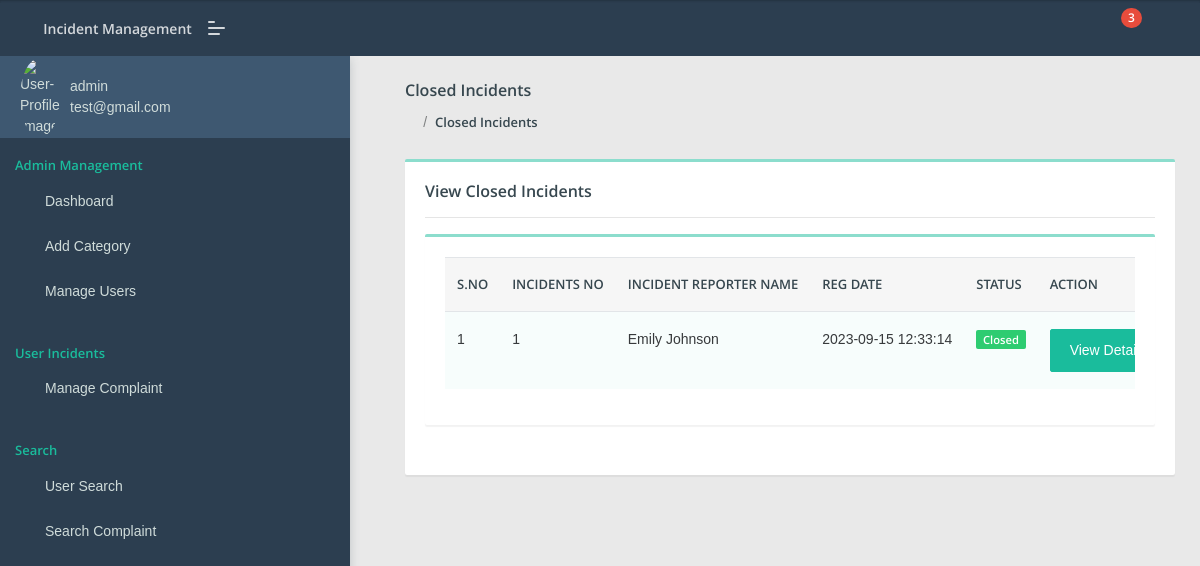
Page /admin/closed-incident.php (signed in) on the committed database.
### tables this page shows
CREATE TABLE IF NOT EXISTS `tblincidents` (
  `incident_id` varchar(50) NOT NULL,
  `complaintNumber` int(11) NOT NULL AUTO_INCREMENT,
  `userId` int(11) DEFAULT NULL,
  `category` varchar(11) DEFAULT NULL,
  `complaintPriority` varchar(255) DEFAULT NULL,
  `reporter_name` varchar(50) NOT NULL,
  `complaintDetails` mediumtext,
  `regDate` timestamp NULL DEFAULT CURRENT_TIMESTAMP,
  `status` varchar(50) DEFAULT NULL,
  `lastUpdationDate` timestamp NULL DEFAULT NULL ON UPDATE CURRENT_TIMESTAMP,
  PRIMARY KEY (`complaintNumber`),
  UNIQUE KEY `incident_id` (`incident_id`)
);

CREATE TABLE IF NOT EXISTS `users` (
  `id` int(11) NOT NULL AUTO_INCREMENT,
  `fullName` varchar(255) DEFAULT NULL,
  `userEmail` varchar(255) DEFAULT NULL,
  `password` varchar(255) DEFAULT NULL,
  `contactNo` bigint(11) DEFAULT NULL,
  `address` tinytext,
  `State` varchar(255) DEFAULT NULL,
  `country` varchar(255) DEFAULT NULL,
  `pincode` int(6) DEFAULT NULL,
  `userImage` varchar(255) DEFAULT NULL,
  `regDate` timestamp NOT NULL DEFAULT CURRENT_TIMESTAMP,
  `updationDate` timestamp NULL DEFAULT NULL,
  `status` int(1) DEFAULT NULL,
  PRIMARY KEY (`id`)
);

### admin/closed-incident.php (the view, shortened to what this page needs)
<?php
include('include/config.php');
if(strlen($_SESSION['aid'])==0)
    {
header('location:index.php');
}
else{
?>
<!DOCTYPE html>
<html lang="en">
<head>
    <link rel="stylesheet" href="assets/css/style.css">
</head>
<body class="">
	<?php include('include/sidebar.php');?>
	<?php include('include/header.php');?>
<section class="pcoded-main-container">
    <div class="pcoded-content">
        <div class="page-header">
            <div class="page-block">
                <div class="row align-items-center">
                    <div class="col-md-12">
                        <div class="page-header-title">
                            <h5 class="m-b-10">Closed Incidents</h5>
                        </div>
                        <ul class="breadcrumb">
                            <li class="breadcrumb-item"><a href="dashboard.php"><i class="feather icon-home"></i></a></li>
                            <li class="breadcrumb-item"><a href="closed-incident.php">Closed Incidents</a></li>
                        </ul>
                    </div>
                </div>
            </div>
        </div>
        <div class="row">
            <div class="col-sm-12">
                <div class="card">
                    <div class="card-body">
                        <h5>View Closed Incidents</h5>
                        <hr>
                      <div class="row">
                            <div class="col-xl-12">
                <div class="card">
                    <div class="card-body table-border-style">
                        <div class="table-responsive">
                            <table class="table table-striped">
                                <thead>
                                        <tr><th>S.No</th>
											<th>Incidents No</th>
											<th>Incident Reporter Name</th>
											<th>Reg Date</th>
											<th>Status</th>
											<th>Action</th>
										</tr>
                                </thead>
                                <tbody>
                                    <?php
$st='closed';
$query=mysqli_query($con,"select tblincidents.*,users.fullName as name from tblincidents join users on users.id=tblincidents.userId where tblincidents.status='$st'");
$cnt=1;
while($row=mysqli_fetch_array($query))
{
?>
                                        <tr>
                                            <td><?php echo htmlentities($cnt);?></td>
                                            <td><?php echo htmlentities($row['complaintNumber']);?></td>
                                            <td><?php echo htmlentities($row['name']);?></td>
                                            <td> <?php echo htmlentities($row['regDate']);?></td>
                                                                                   <td>
                                                <?php $status=$row['status'];
                                                if($status==''): ?>
                                                <span class="badge badge-danger">Not Processed Yet</span>
                                            <?php elseif($status=='in process'):?>
                                             <span class="badge badge-warning">In Process</span>
                                         <?php elseif($status=='closed'):?>
                                             <span class="badge badge-success">Closed</span>
                                         <?php endif;?>
</td>
<td>   <a href="incident-details.php?cid=<?php echo htmlentities($row['complaintNumber']);?>" class="btn btn-primary"> View Details</a>
											</td>
                                        </tr>
                                        <?php $cnt=$cnt+1; } ?>
                                </tbody>
                            </table>
                        </div>
                    </div>
                </div>
            </div>
                        </div>
                    </div>
                </div>
            </div>
        </div>
    </div>
</section>
</body>
</html>
<?php } ?>

### admin/include/sidebar.php (shortened to what this page needs)
<nav class="pcoded-navbar  ">
	<div class="navbar-wrapper  ">
		<div class="navbar-content scroll-div " >
			<div class="">
				<div class="main-menu-header">
					<img class="img-radius" src="assets/images/user/user-gear.png" alt="User-Profile-Image">
					<div class="user-details">
						<?php
							$id=intval($_SESSION["aid"]);
							$query=mysqli_query($con,"select * from admin where id='$id'");
							while($row=mysqli_fetch_array($query))
							{
							?>
						<span><?php echo  htmlentities($row['fullname']);?></span>
						<div id="more-details"><?php echo  htmlentities($row['email']);?><i class="fa fa-chevron-down m-l-5"></i></div><?php } ?>
					</div>
				</div>
			</div>
			<ul class="nav pcoded-inner-navbar ">
				<li class="nav-item pcoded-menu-caption">
					<label>Admin Management</label>
				</li>
				<li class="nav-item">
				    <a href="dashboard.php" class="nav-link "><span class="pcoded-micon"><i class="feather icon-home"></i></span><span class="pcoded-mtext">Dashboard</span></a>
				</li>
				<li class="nav-item">
				    <a href="category.php" class="nav-link "><span class="pcoded-micon"><i class="feather icon-file-text"></i></span><span class="pcoded-mtext">Add Category</span></a>
				</li>
				<li class="nav-item">
				    <a href="manage-users.php" class="nav-link "><span class="pcoded-micon"><i class="feather icon-user"></i></span><span class="pcoded-mtext">Manage Users</span></a>
				</li>
				<li class="nav-item pcoded-menu-caption">
					<label>User Incidents</label>
				</li>
				<li class="nav-item pcoded-hasmenu">
					<a href="#!" class="nav-link "><span class="pcoded-micon"><i class="feather icon-box"></i></span><span class="pcoded-mtext">Manage Complaint</span></a>
				</li>
				<li class="nav-item pcoded-menu-caption">
					<label>Search</label>
				</li>
				<li class="nav-item">
				    <a href="user-search.php" class="nav-link "><span class="pcoded-micon"><i class="feather icon-search"></i></span><span class="pcoded-mtext">User Search</span></a>
				</li>
				<li class="nav-item">
				    <a href="incident-search.php" class="nav-link "><span class="pcoded-micon"><i class="feather icon-search"></i></span><span class="pcoded-mtext">Search Complaint</span></a>
				</li>
			</ul>
		</div>
	</div>
</nav>

### rows in the picture
tblincidents: complaintNumber "1", userId.fullName "Emily Johnson", regDate "2023-09-15 12:33:14", status "Closed"

### other values in the picture
$row['fullname'] "admin"
$row['email'] "test@gmail.com"
$num1 "3"
